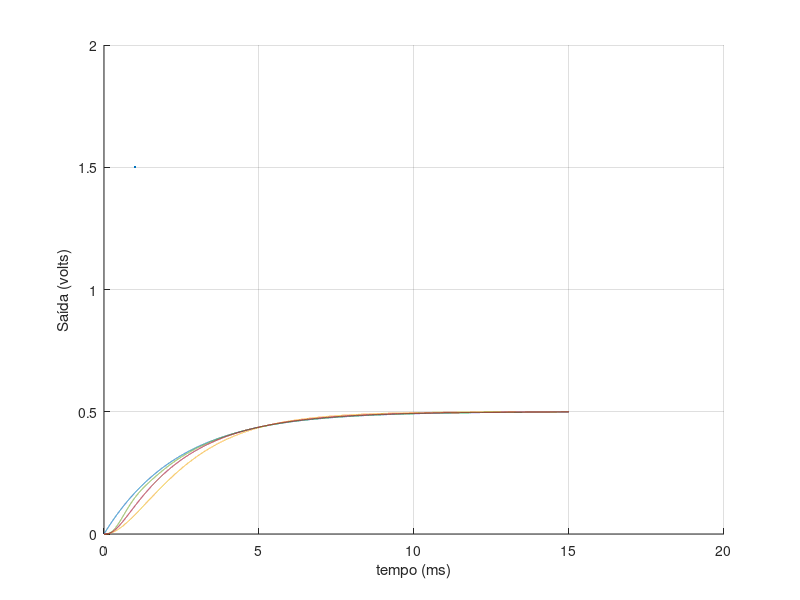

The MATLAB script that drew this image: (Note: this script raises an error after producing the figure.)
close all
clear all
clc
s=tf('s');
%% Integrador 
R2=220e3;
C2=22e-9;
G1=1/(R2*C2*s+1);
tau2=R2*C2
wc2=1/tau2
fc2=wc2/(2*pi)
p1=pole(G1);
%% RLC
L=560e-3; %valor da indutancia
C=69e-09; %valor do capacitor
wn=1/sqrt(L*C);
Rc=2*L*wn;
%% resposta ao degrau
dt=1e-6;
t=0:dt:15e-3;
% caso 1 (R>Rc)
R=2*Rc; %valor do resistor do RLC
xi=R/(2*L*wn);
G2=tf([wn^2],[1 2*xi*wn wn^2]); %define função de transferencia no formato G(s)=num/den
G=G1*G2; %integrador em serie com RLC
y_1=step(feedback(G,1),t); %resposta do sistema de 3° ordem
% caso 2 (R<Rc)
R=1/2*Rc; %valor do resistor do RLC
xi=R/(2*L*wn);
G2=tf([wn^2],[1 2*xi*wn wn^2]); %define função de transferencia no formato G(s)=num/den
G=G1*G2; %integrador em serie com RLC
y_2=step(feedback(G,1),t); %resposta do sistema de 3° ordem
% caso 3 (R=Rc)
R=Rc; %valor do resistor do RLC
xi=R/(2*L*wn);
G2=tf([wn^2],[1 2*xi*wn wn^2]); %define função de transferencia no formato G(s)=num/den
G=G1*G2; %integrador em serie com RLC
y_3=step(feedback(G,1),t); %resposta do sistema de 3° ordem
%% plot
figure
hold on
y1=step(feedback(G1,1),t); %resposta do polo dominante
plot(t*1000,y1,'DisplayName','1° ordem (integrador)',LineWidth=1.5)
plot(t*1000,y_1,'DisplayName','3° ordem - caso 1 (R>R_c)',LineWidth=1.5)
grid on
xlabel('tempo (ms)')
ylabel('Saída (volts)')
%legend('Location','best')
%title('Caso 1')
%figure
%hold on
%plot(t*1000,y1,'DisplayName','Polo dominante',LineWidth=1.5)
plot(t*1000,y_2,'DisplayName','3° ordem - caso 2 (R<R_c)',LineWidth=1.5)
%plot(t*1000,ones(size(t)),'k--',DisplayName='Referência',LineWidth=1.5)
%grid on
%xlabel('tempo (ms)')
%ylabel('Saída (volts)')
%legend('Location','best')
%title('Caso 2')
%figure
%hold on
%plot(t*1000,y1,'DisplayName','Polo dominante',LineWidth=1.5)
plot(t*1000,y_3,'DisplayName','3° ordem - caso 2 (R=R_c)',LineWidth=1.5)
%plot(t*1000,ones(size(t)),'k--',DisplayName='Referência',LineWidth=1.5)
%grid on
%xlabel('tempo (ms)')
%ylabel('Saída (volts)')
plot(t*1000,ones(size(t)),'k--',DisplayName='Referência',LineWidth=1.5)
legend('Location','best')
title('Resposta ao degrau em malha-fechada')
%%

